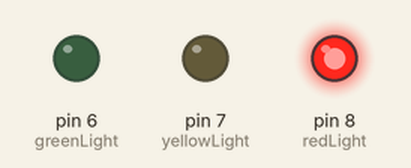
Bench run of a sketch on a simulated Arduino Uno, built with avr-gcc and run on an emulated ATmega328P. Shown: output pins drawn as LEDs (lit = HIGH).

Above: at 0.7 s.
At 3.0 s:
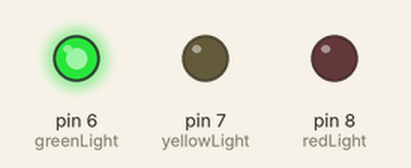
At 5.0 s:
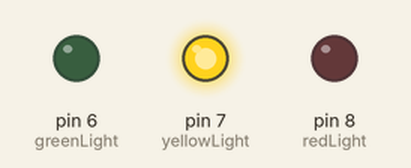
Timing chart, 0 to 7.2 s (numbered marks = the images above):
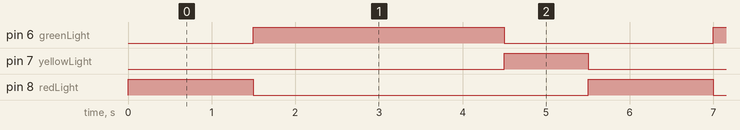

Measured:
- by itself, pin 6 (greenLight): alternates HIGH for 3.0 s and LOW for 2.5 s
- by itself, pin 7 (yellowLight): alternates HIGH for 1.0 s and LOW for 4.5 s
- by itself, pin 8 (redLight): alternates HIGH for 1.5 s and LOW for 4.0 s

The sketch:

___.ino
```cpp
#define redLight 8
#define yellowLight 7
#define greenLight 6

void setup() {
  pinMode(redLight,OUTPUT);
  pinMode(yellowLight, OUTPUT);
  pinMode(greenLight, OUTPUT);
}

void loop() {
  digitalWrite(redLight,HIGH);
  delay(1500);
  digitalWrite(redLight, LOW);
  digitalWrite(greenLight,HIGH);
  delay(3000);
  digitalWrite(greenLight, LOW);
  digitalWrite(yellowLight,HIGH);
  delay(1000);
  digitalWrite(yellowLight, LOW);

}
```
